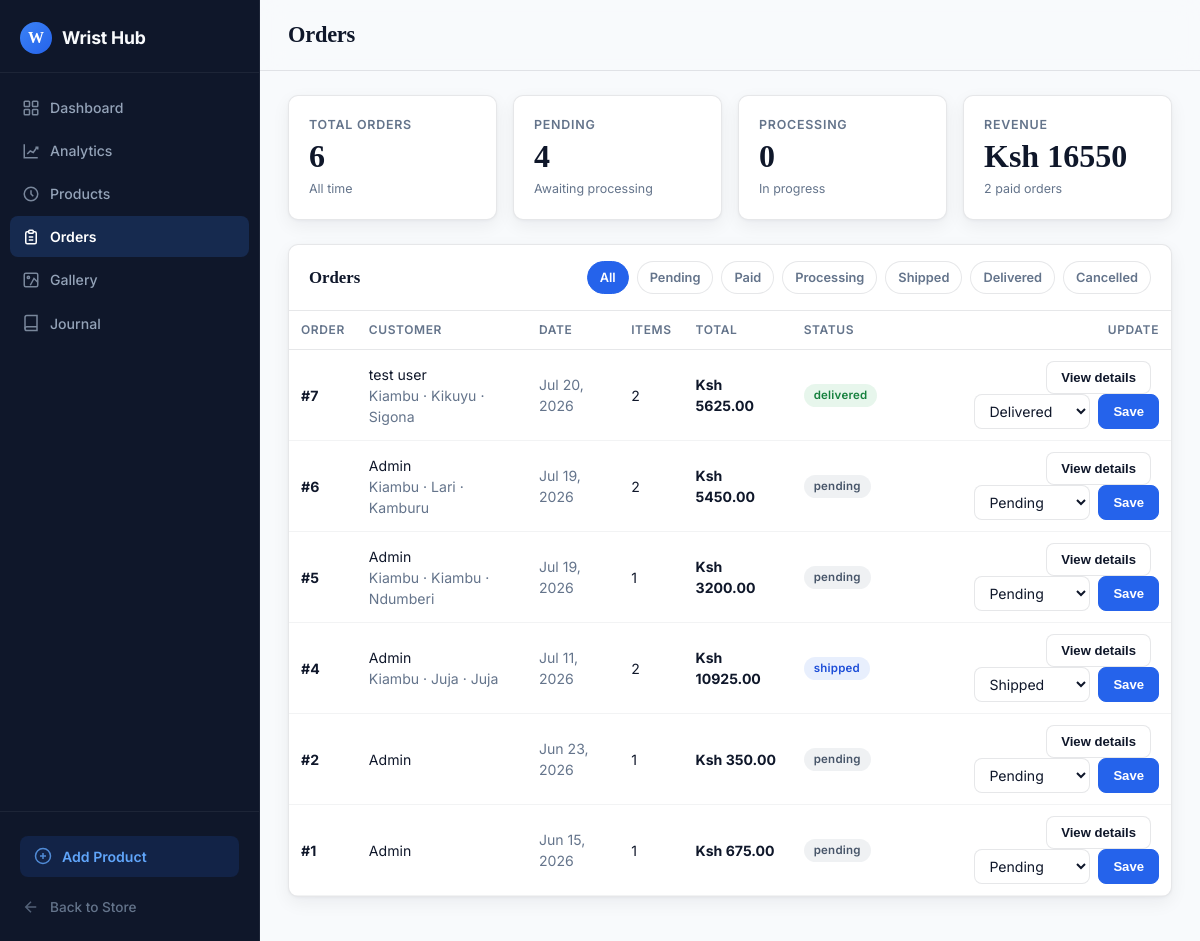
Page /panel/orders/ on the committed database.
### wshop/models.py (models this page shows, shortened)
class Order(models.Model):
    STATUS_CHOICES = [
        ("pending", "Pending"),
        ("paid", "Paid"),
        ("processing", "Processing"),
        ("shipped", "Shipped"),
        ("delivered", "Delivered"),
        ("cancelled", "Cancelled"),
    ]
    user = models.ForeignKey(
        settings.AUTH_USER_MODEL,
        on_delete=models.SET_NULL,
        related_name="orders",
        blank=True,
        null=True,
    )
    full_name = models.CharField(max_length=120)
    email = models.EmailField()
    phone = models.CharField(max_length=30)
    county = models.CharField(max_length=100, blank=True)
    sub_county = models.CharField(max_length=100, blank=True)
    ward = models.CharField(max_length=100, blank=True)
    status = models.CharField(max_length=20, choices=STATUS_CHOICES, default="pending")
    total = models.DecimalField(
        max_digits=10,
        decimal_places=2,
        validators=[MinValueValidator(0)],
    )
    created_at = models.DateTimeField(auto_now_add=True)
    updated_at = models.DateTimeField(auto_now=True)
    class Meta:
        ordering = ["-created_at"]

### wshop/views_admin.py (the view, shortened to what this page needs)
# urls.py: path("panel/orders/", views_admin.admin_orders, name="panel-orders"),
def admin_orders(request):
    allowed_statuses = {choice[0] for choice in Order.STATUS_CHOICES}
    status_filter = request.GET.get("status", "").strip()
    orders_qs = Order.objects.select_related("user").prefetch_related("items__watch")
    if status_filter in allowed_statuses:
        orders_qs = orders_qs.filter(status=status_filter)
    orders = orders_qs.order_by("-created_at")[:50]
    badge_map = {
        "pending": "badge-default",
        "paid": "badge-info",
        "processing": "badge-warning",
        "shipped": "badge-info",
        "delivered": "badge-success",
        "cancelled": "badge-danger",
    }
    for order in orders:
        order.status_badge = badge_map.get(order.status, "badge-default")
        order.item_count = sum(item.quantity for item in order.items.all())
    total_orders = Order.objects.count()
    pending_orders = Order.objects.filter(status="pending").count()
    processing_orders = Order.objects.filter(status="processing").count()
    delivered_orders = Order.objects.filter(status="delivered").count()
    paid_orders = Order.objects.filter(status__in=["paid", "processing", "shipped", "delivered"]).count()
    revenue = Order.objects.filter(status__in=["paid", "processing", "shipped", "delivered"]).aggregate(total=Sum("total"))["total"] or 0
    context = {
        "orders": orders,
        "status_choices": Order.STATUS_CHOICES,
        "status_filter": status_filter,
        "total_orders": total_orders,
        "pending_orders": pending_orders,
        "processing_orders": processing_orders,
        "delivered_orders": delivered_orders,
        "paid_orders": paid_orders,
        "revenue": revenue,
        "dashboard_title": "Orders",
        "orders_active": True,
    }
    return render(request, "panel/orders.html", context)

### wshop/analytics.py (called while the page is built)
def should_track_request(request):
    if request.path.startswith(("/admin/", "/panel/", "/static/", "/media/")):
        return False
    if request.path in {"/cart/count/"}:
        return False
    if request.method not in {"GET", "POST"}:
        return False
    return True

### wshop/templates/panel/orders.html (shortened to what this page needs)
{% extends "panel/base.html" %}
{% block content %}
<div class="stats-grid">
    <div class="stat-card">
        <span class="stat-label">Total Orders</span>
        <span class="stat-value">{{ total_orders }}</span>
        <span class="stat-change">All time</span>
    </div>
    <div class="stat-card">
        <span class="stat-label">Pending</span>
        <span class="stat-value">{{ pending_orders }}</span>
        <span class="stat-change">Awaiting processing</span>
    </div>
    <div class="stat-card">
        <span class="stat-label">Processing</span>
        <span class="stat-value">{{ processing_orders }}</span>
        <span class="stat-change">In progress</span>
    </div>
    <div class="stat-card">
        <span class="stat-label">Revenue</span>
        <span class="stat-value">Ksh {{ revenue|floatformat:0 }}</span>
        <span class="stat-change">{{ paid_orders }} paid orders</span>
    </div>
</div>
<div class="card">
    <div class="card-header" style="flex-wrap: wrap; gap: 14px;">
        <span class="card-title">Orders</span>
        <div class="order-filters" style="display: flex; flex-wrap: wrap; gap: 8px;">
            <a class="filter-chip{% if not status_filter %} is-active{% endif %}" href="{% url 'panel-orders' %}">All</a>
            {% for value, label in status_choices %}
                <a class="filter-chip{% if status_filter == value %} is-active{% endif %}" href="{% url 'panel-orders' %}?status={{ value }}">{{ label }}</a>
            {% endfor %}
        </div>
    </div>
    <div class="card-body" style="padding: 0;">
        {% if orders %}
            <div class="table-wrap">
                <table>
                    <thead>
                        <tr>
                            <th>Order</th>
                            <th>Customer</th>
                            <th>Date</th>
                            <th>Items</th>
                            <th>Total</th>
                            <th>Status</th>
                            <th class="text-right">Update</th>
                        </tr>
                    </thead>
                    <tbody>
                        {% for order in orders %}
                            <tr>
                                <td><strong>#{{ order.pk }}</strong></td>
                                <td>
                                    {% if order.user %}
                                        {{ order.user.get_full_name|default:order.user.username }}
                                    {% else %}
                                        {{ order.full_name }}
                                    {% endif %}
                                    {% if order.county or order.sub_county %}
                                        <br><span class="text-muted">{{ order.county|title }}{% if order.sub_county %} &middot; {{ order.sub_county|title }}{% endif %}{% if order.ward %} &middot; {{ order.ward|title }}{% endif %}</span>
                                    {% endif %}
                                </td>
                                <td class="text-muted">{{ order.created_at|date:"M d, Y" }}</td>
                                <td>{{ order.item_count }}</td>
                                <td><strong>Ksh {{ order.total|floatformat:2 }}</strong></td>
                                <td><span class="badge {{ order.status_badge }}">{{ order.status }}</span></td>
                                <td class="text-right">
                                    <button class="btn btn-secondary" type="button" data-order-toggle="{{ order.pk }}" style="margin-right: 8px;">View details</button>
                                    <form method="post" style="display: inline-flex; gap: 8px; justify-content: flex-end;">
                                        <select name="status" style="padding: 7px 10px; border: 1px solid var(--line); border-radius: 8px; background: #fff; color: var(--ink); font: inherit;">
                                            {% for value, label in status_choices %}
                                                <option value="{{ value }}"{% if value == order.status %} selected{% endif %}>{{ label }}</option>
                                            {% endfor %}
                                        </select>
                                        <button class="btn btn-primary" type="submit">Save</button>
                                    </form>
                                </td>
                            </tr>
                        {% endfor %}
                    </tbody>
                </table>
            </div>
        {% else %}
            <div class="empty-state" style="margin: 20px;">
                <h2 style="margin: 0 0 6px; font-family: Georgia, serif; color: var(--ink);">No orders found</h2>
                <p style="margin: 0; color: var(--muted);">There are no orders matching this filter.</p>
            </div>
        {% endif %}
    </div>
</div>
{% endblock %}

### wshop/static/css/admin.css (style rules this page uses)
:root { --bg: #f8fafc; --surface: #ffffff; --sidebar: #0f172a; --sidebar-hover: rgba(255,255,255,0.06); --sidebar-active: rgba(59,130,246,0.18); --ink: #0f172a; --muted: #64748b; --line: rgba(15,23,42,0.1); --shadow: 0 1px 3px rgba(15,23,42,0.04), 0 6px 18px rgba(15,23,42,0.06); --radius: 10px; --blue: #2563eb; --blue-soft: rgba(37,99,235,0.1); --green: #16a34a; --amber: #d97706; --red: #dc2626; --rose: #e11d48; }
* { box-sizing: border-box; margin: 0; padding: 0; }
body { font-family: 'Inter', -apple-system, BlinkMacSystemFont, 'Segoe UI', sans-serif; background: var(--bg); color: var(--ink); line-height: 1.5; min-height: 100vh; }
.django-admin-link, .btn { display: inline-flex; align-items: center; justify-content: center; gap: 6px; padding: 8px 14px; border-radius: 8px; font-size: 0.82rem; font-weight: 600; text-decoration: none; border: 1px solid transparent; cursor: pointer; transition: all 140ms ease; white-space: nowrap; }
.btn-primary { color: #ffffff; background: var(--blue); border-color: var(--blue); }
.btn-secondary { color: var(--ink); background: var(--surface); border-color: var(--line); }
.stats-grid { display: grid; grid-template-columns: repeat(4, minmax(0, 1fr)); gap: 16px; margin-bottom: 24px; }
.stat-card { background: var(--surface); border: 1px solid var(--line); border-radius: var(--radius); padding: 20px; box-shadow: var(--shadow); display: flex; flex-direction: column; gap: 6px; }
.stat-label { font-size: 0.78rem; font-weight: 600; text-transform: uppercase; letter-spacing: 0.06em; color: var(--muted); }
.stat-value { font-family: Georgia, 'Times New Roman', serif; font-size: 2rem; font-weight: 600; color: var(--ink); line-height: 1; }
.stat-change { font-size: 0.78rem; color: var(--muted); margin-top: 2px; }
.card { background: var(--surface); border: 1px solid var(--line); border-radius: var(--radius); box-shadow: var(--shadow); margin-bottom: 20px; overflow: hidden; }
.card-header { display: flex; align-items: center; justify-content: space-between; gap: 12px; padding: 16px 20px; border-bottom: 1px solid var(--line); }
.card-title { font-family: Georgia, 'Times New Roman', serif; font-size: 1.05rem; font-weight: 600; color: var(--ink); }
.card-body { padding: 16px 20px; }
.table-wrap { overflow-x: auto; }
table { width: 100%; border-collapse: collapse; font-size: 0.88rem; }
th { text-align: left; padding: 10px 12px; font-weight: 600; color: var(--muted); font-size: 0.75rem; text-transform: uppercase; letter-spacing: 0.05em; border-bottom: 1px solid var(--line); white-space: nowrap; }
td { padding: 11px 12px; border-bottom: 1px solid rgba(15,23,42,0.05); color: var(--ink); vertical-align: middle; }
.badge { display: inline-flex; align-items: center; padding: 3px 10px; border-radius: 999px; font-size: 0.72rem; font-weight: 600; letter-spacing: 0.02em; }
.badge-success { background: rgba(22,163,74,0.1); color: #15803d; }
.badge-info { background: rgba(37,99,235,0.1); color: #1d4ed8; }
.badge-default { background: rgba(100,116,139,0.1); color: #475569; }
.text-right { text-align: right; }
.text-muted { color: var(--muted); }

### wshop/templates/panel/orders.html (style rules this page uses)
.filter-chip { display: inline-flex; align-items: center; padding: 6px 12px; border-radius: 999px; border: 1px solid var(--line); background: #fff; color: var(--muted); font-size: 0.8rem; font-weight: 600; text-decoration: none; transition: all 140ms ease; }
.filter-chip.is-active { background: var(--blue); border-color: var(--blue); color: #fff; }

### rows in the picture
Order: pk "7", user.get_full_name "test user", county "Kiambu", sub_county "Kikuyu", ward "Sigona", created_at "Jul 20, 2026", item_count "2", total "5625.00", status "delivered", status "Delivered"
Order: pk "6", user.get_full_name "Admin", county "Kiambu", sub_county "Lari", ward "Kamburu", created_at "Jul 19, 2026", item_count "2", total "5450.00", status "pending", status "Pending"
Order: pk "5", user.get_full_name "Admin", county "Kiambu", sub_county "Kiambu", ward "Ndumberi", created_at "Jul 19, 2026", item_count "1", total "3200.00", status "pending", status "Pending"
Order: pk "4", user.get_full_name "Admin", county "Kiambu", sub_county "Juja", ward "Juja", created_at "Jul 11, 2026", item_count "2", total "10925.00", status "shipped", status "Shipped"
Order: pk "2", user.get_full_name "Admin", created_at "Jun 23, 2026", item_count "1", total "350.00", status "pending", status "Pending"
Order: pk "1", user.get_full_name "Admin", created_at "Jun 15, 2026", item_count "1", total "675.00", status "pending", status "Pending"

### other values in the picture
{{ dashboard_title }} "Orders"
{{ total_orders }} "6"
{{ pending_orders }} "4"
{{ processing_orders }} "0"
{{ revenue|floatformat:0 }} "16550"
{{ paid_orders }} "2"
{{ label }} "Pending" "Paid" "Processing" "Shipped" "Delivered" "Cancelled"
